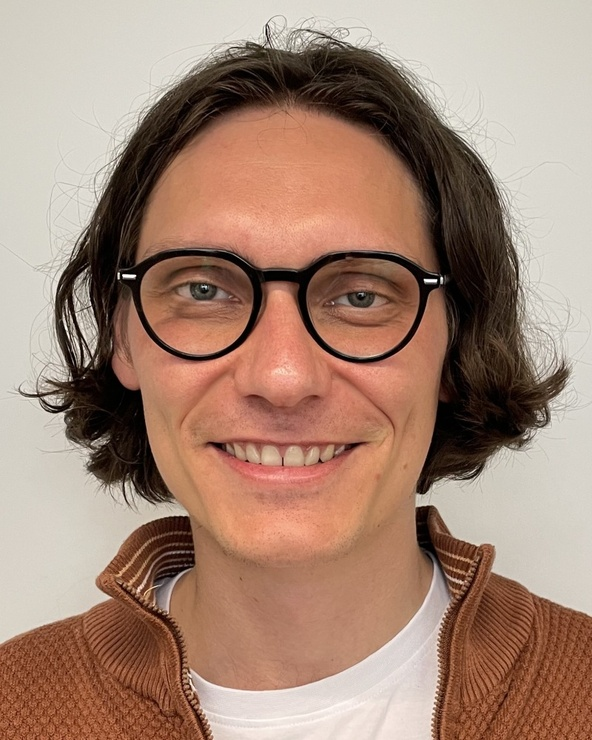
#> input picture src/components/landing-page/images/designer2.jpg, 592 x 740 px, shrunk from 800 x 1001 before the run
$ python image-resize.py
#> lines starting #> are read from the running program, lines starting #| are printed output that depends on the picture
from PIL import Image

def get_pixel_color(image_path, x, y):
    # Open the image
#> called with image_path = 'designer2.jpg', x = 0, y = 0
    image = Image.open(image_path)
#> image is the input picture: PIL image 592x740 RGB; mean R, G, B 164.3, 134, 117.2

    # Get the RGB value of the pixel at the specified coordinates
    rgb_value = image.convert('RGB').getpixel((x, y))
#> rgb_value = (210, 206, 194)

    return rgb_value

def add_border(input_image_path, output_image_path, border_size, border_color):
    # Open the image
    original_image = Image.open(input_image_path)

    # Get the dimensions of the original image
    width, height = original_image.size

    # Calculate new dimensions with border
    new_width = width + 2 * border_size
    new_height = height + 2 * border_size

    # Create a new image with the border color background
    new_image = Image.new("RGB", (new_width, new_height), border_color)

    # Paste the original image onto the new image
    new_image.paste(original_image, (border_size, border_size))

    # Save the new image
    new_image.save(output_image_path)


# Usage:
input_image_path = 'designer2.jpg'
output_image_path = 'designer2-large.jpg'
border_size = 120  # Adjust border size to your liking

# Get the color of the top-left pixel
border_color = get_pixel_color(input_image_path, 0, 0)
#> border_color = (210, 206, 194)

# Convert the RGB tuple to a string
border_color_str = f'rgb{border_color}'
#> border_color_str = 'rgb(210, 206, 194)'

# Add border
add_border(input_image_path, output_image_path, border_size, border_color_str)
#> in add_border, `new_image = Image.new("RGB", (new_width, new_height), border_color)`:
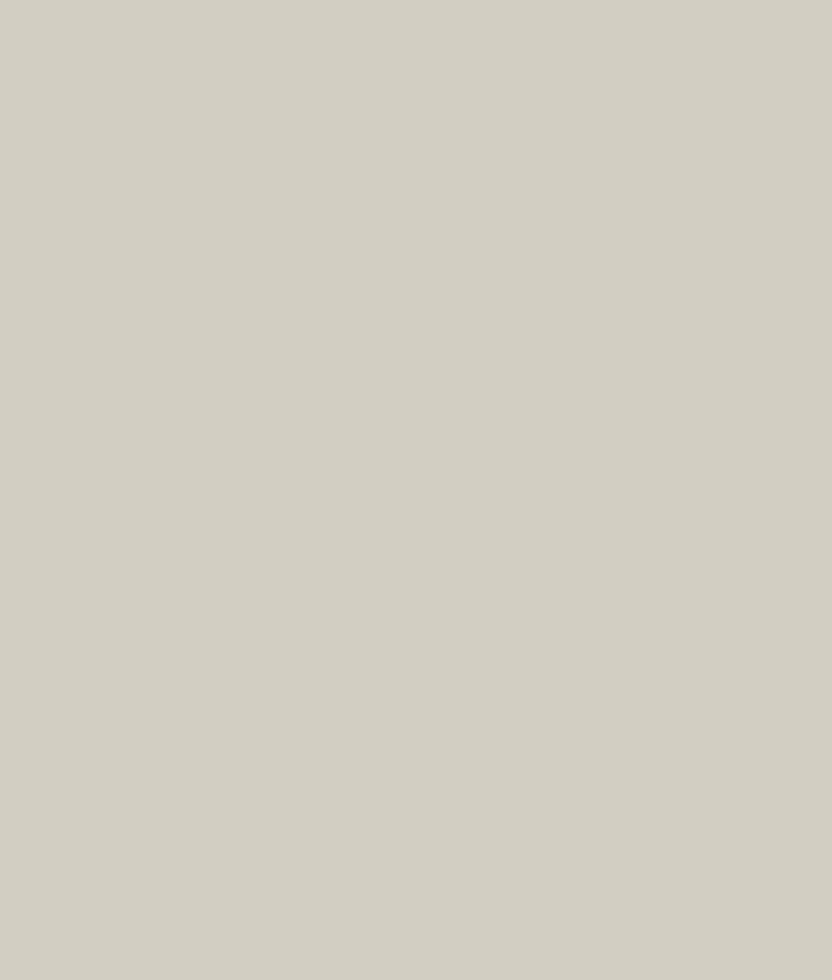
#> new_image: PIL image 832x980 RGB; mean R, G, B 210, 206, 194
#> in add_border, `new_image.paste(original_image, (border_size, border_size))`:
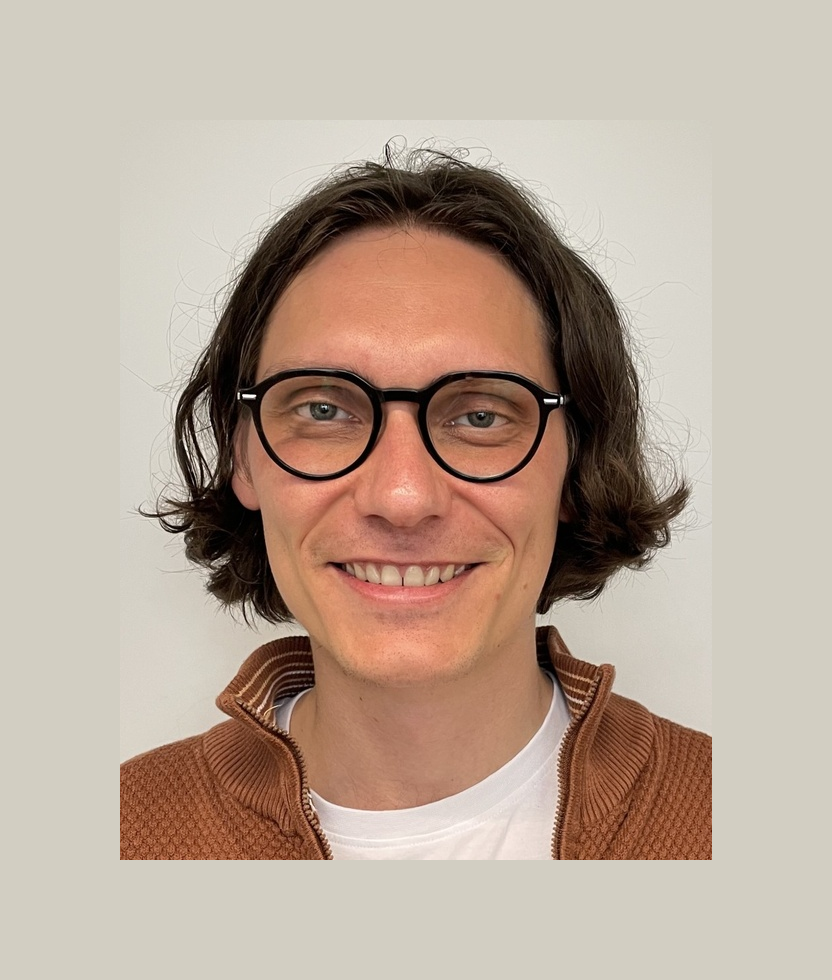
#> new_image: PIL image 832x980 RGB; mean R, G, B 185.4, 167.3, 152.7

$ run again, with src/components/landing-page/images/circle-1-img.jpg copied over src/components/landing-page/images/designer2.jpg
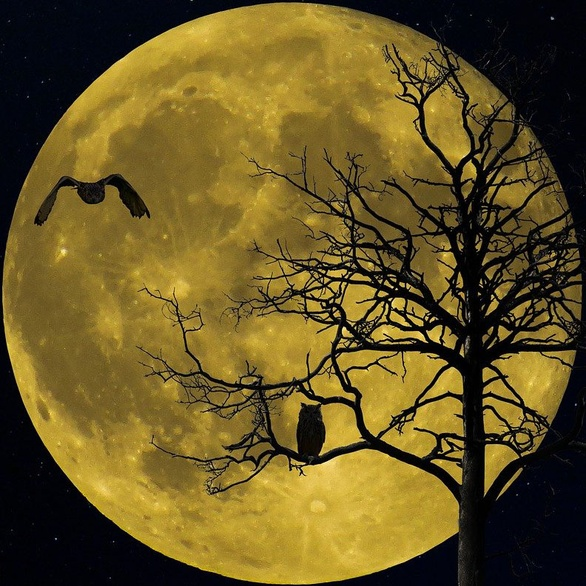
#> input picture src/components/landing-page/images/circle-1-img.jpg, 586 x 586 px, shrunk from 792 x 793 before the run
#> in get_pixel_color, image is the input picture: PIL image 586x586 RGB; mean R, G, B 103.1, 85.9, 35.2
#> rgb_value = (3, 7, 16)
#> border_color_str = 'rgb(3, 7, 16)'
#> in add_border, `new_image = Image.new("RGB", (new_width, new_height), border_color)`:
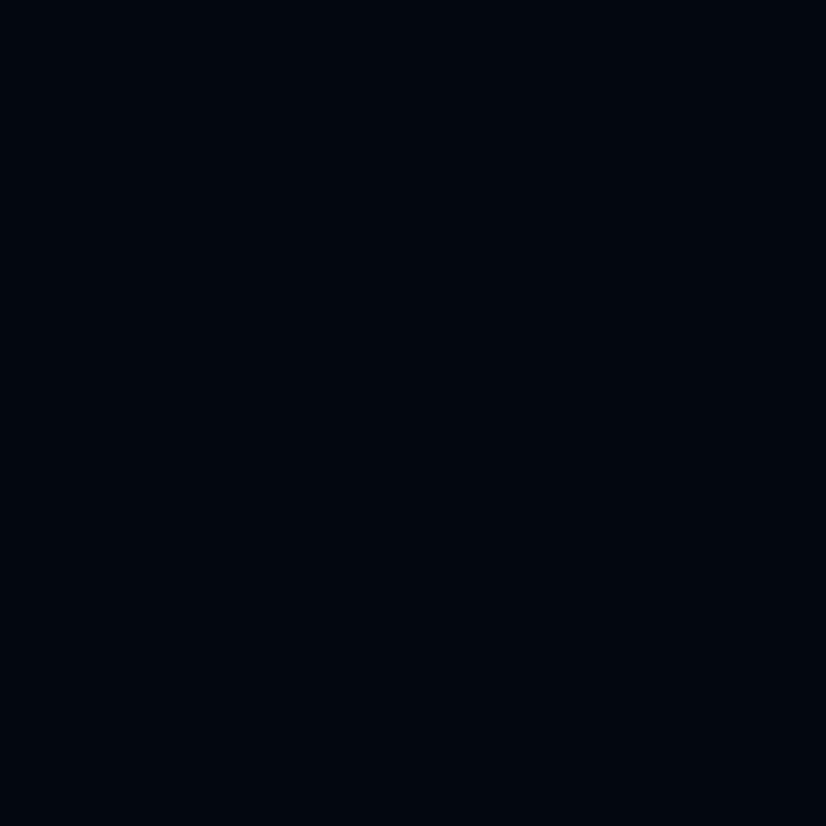
#> new_image: PIL image 826x826 RGB; mean R, G, B 3, 7, 16
#> in add_border, `new_image.paste(original_image, (border_size, border_size))`:
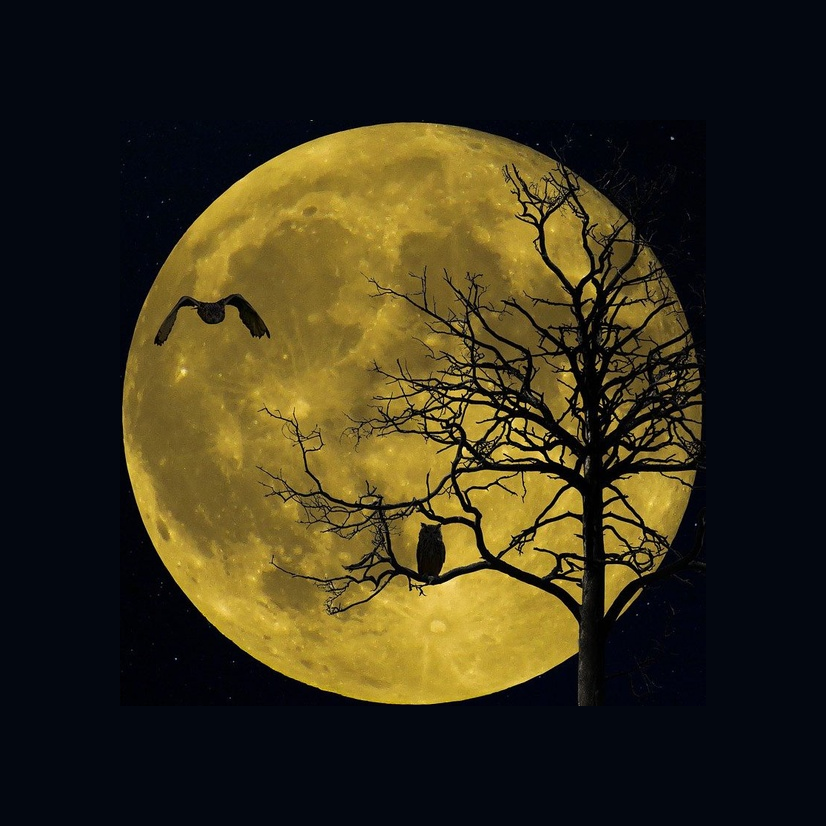
#> new_image: PIL image 826x826 RGB; mean R, G, B 53.4, 46.7, 25.7

$ run again, with src/components/landing-page/images/circle-1_2-img.jpg copied over src/components/landing-page/images/designer2.jpg
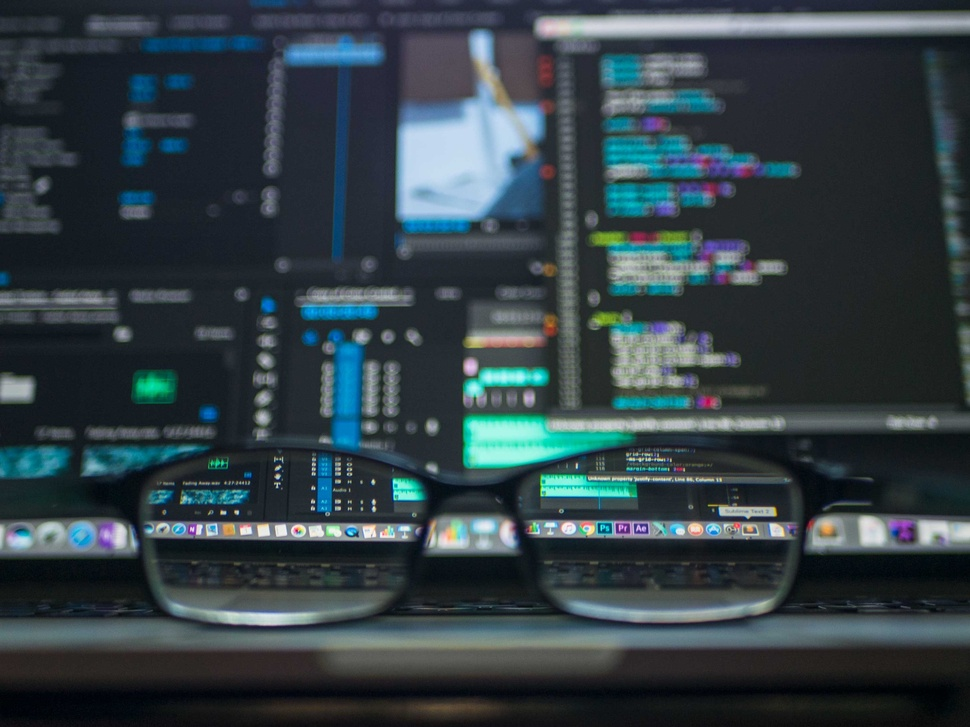
#> input picture src/components/landing-page/images/circle-1_2-img.jpg, 970 x 727 px, shrunk from 3353 x 2514 before the run
#> in get_pixel_color, image is the input picture: PIL image 970x727 RGB; mean R, G, B 51, 64.4, 70.4
#> rgb_value = (23, 30, 36)
#> border_color_str = 'rgb(23, 30, 36)'
#> in add_border, `new_image = Image.new("RGB", (new_width, new_height), border_color)`:
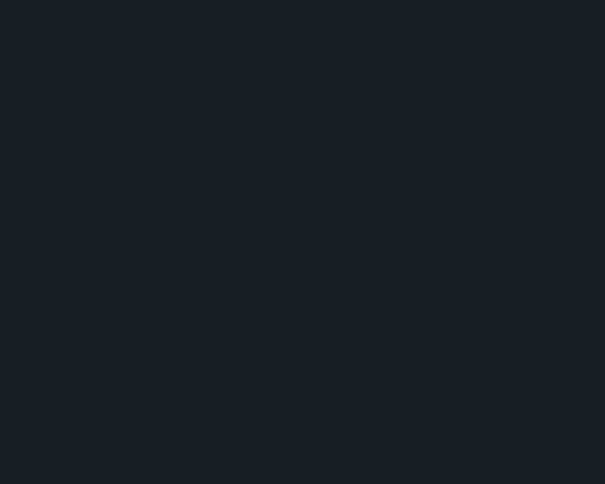
#> new_image: PIL image 1210x967 RGB (shown at 1/2 size); mean R, G, B 23, 30, 36
#> in add_border, `new_image.paste(original_image, (border_size, border_size))`:
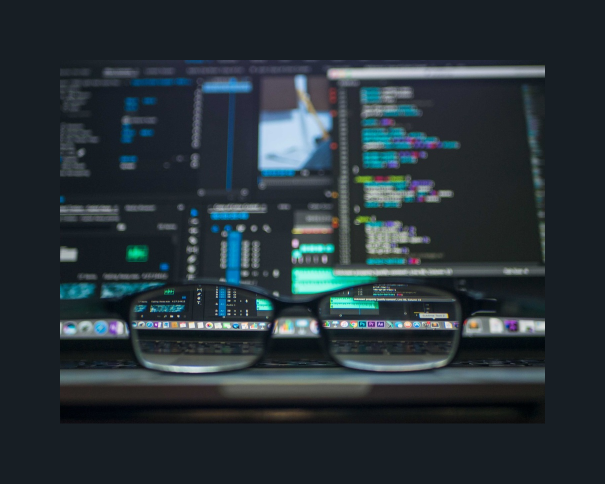
#> new_image: PIL image 1210x967 RGB (shown at 1/2 size); mean R, G, B 39.9, 50.7, 56.7

$ run again, with src/components/landing-page/images/circle-2-img.jpg copied over src/components/landing-page/images/designer2.jpg
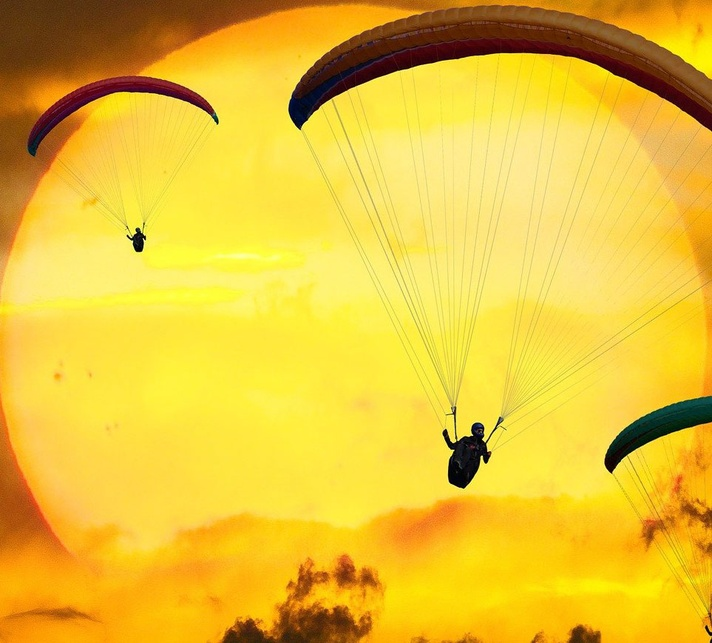
#> input picture src/components/landing-page/images/circle-2-img.jpg, 712 x 643 px, shrunk from 963 x 869 before the run
#> in get_pixel_color, image is the input picture: PIL image 712x643 RGB; mean R, G, B 232.1, 192.6, 54.2
#> rgb_value = (93, 54, 23)
#> border_color_str = 'rgb(93, 54, 23)'
#> in add_border, `new_image = Image.new("RGB", (new_width, new_height), border_color)`:
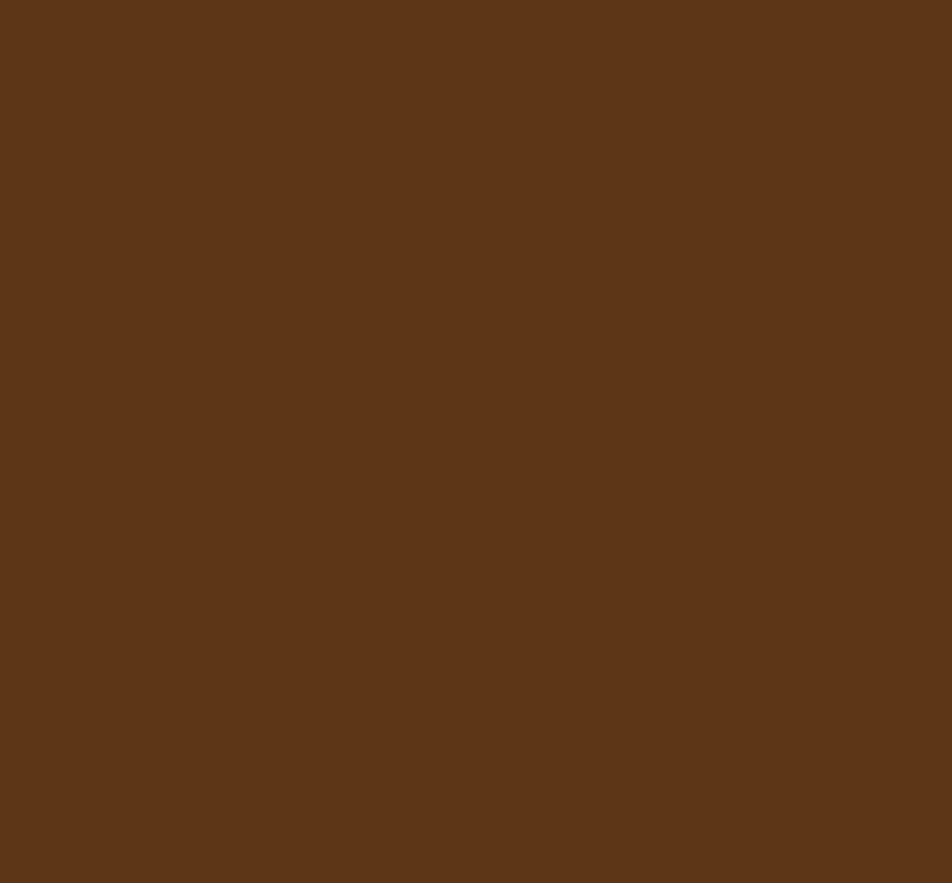
#> new_image: PIL image 952x883 RGB; mean R, G, B 93, 54, 23
#> in add_border, `new_image.paste(original_image, (border_size, border_size))`:
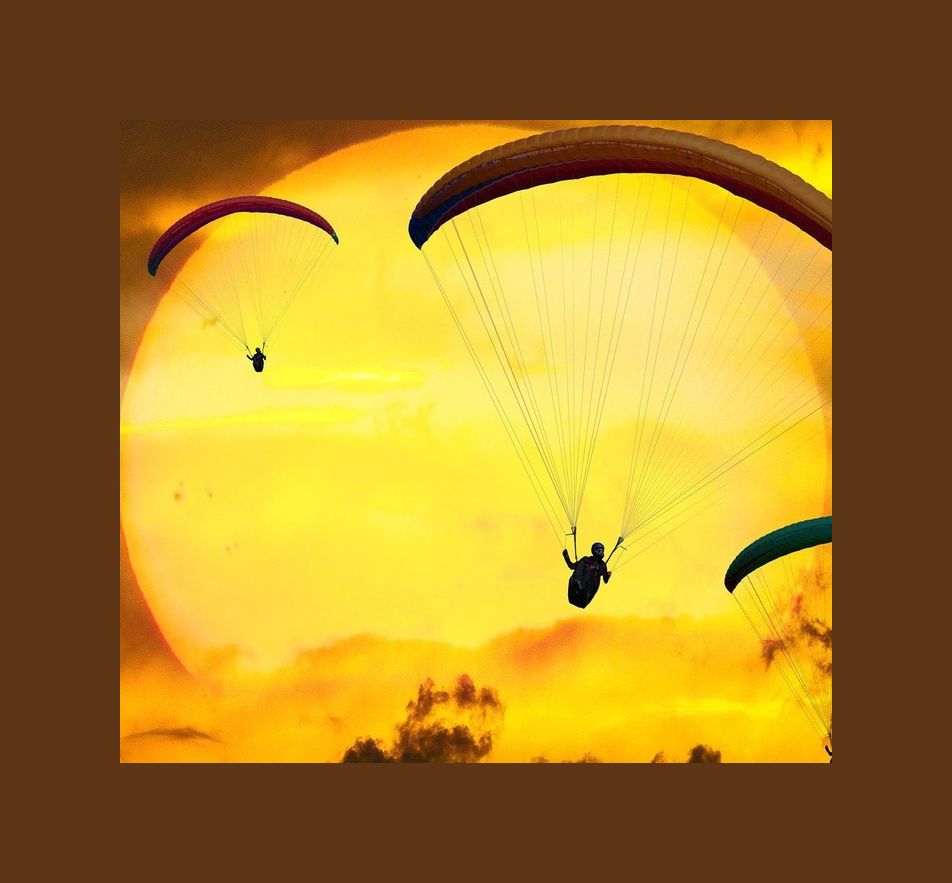
#> new_image: PIL image 952x883 RGB; mean R, G, B 168.7, 129.5, 40
